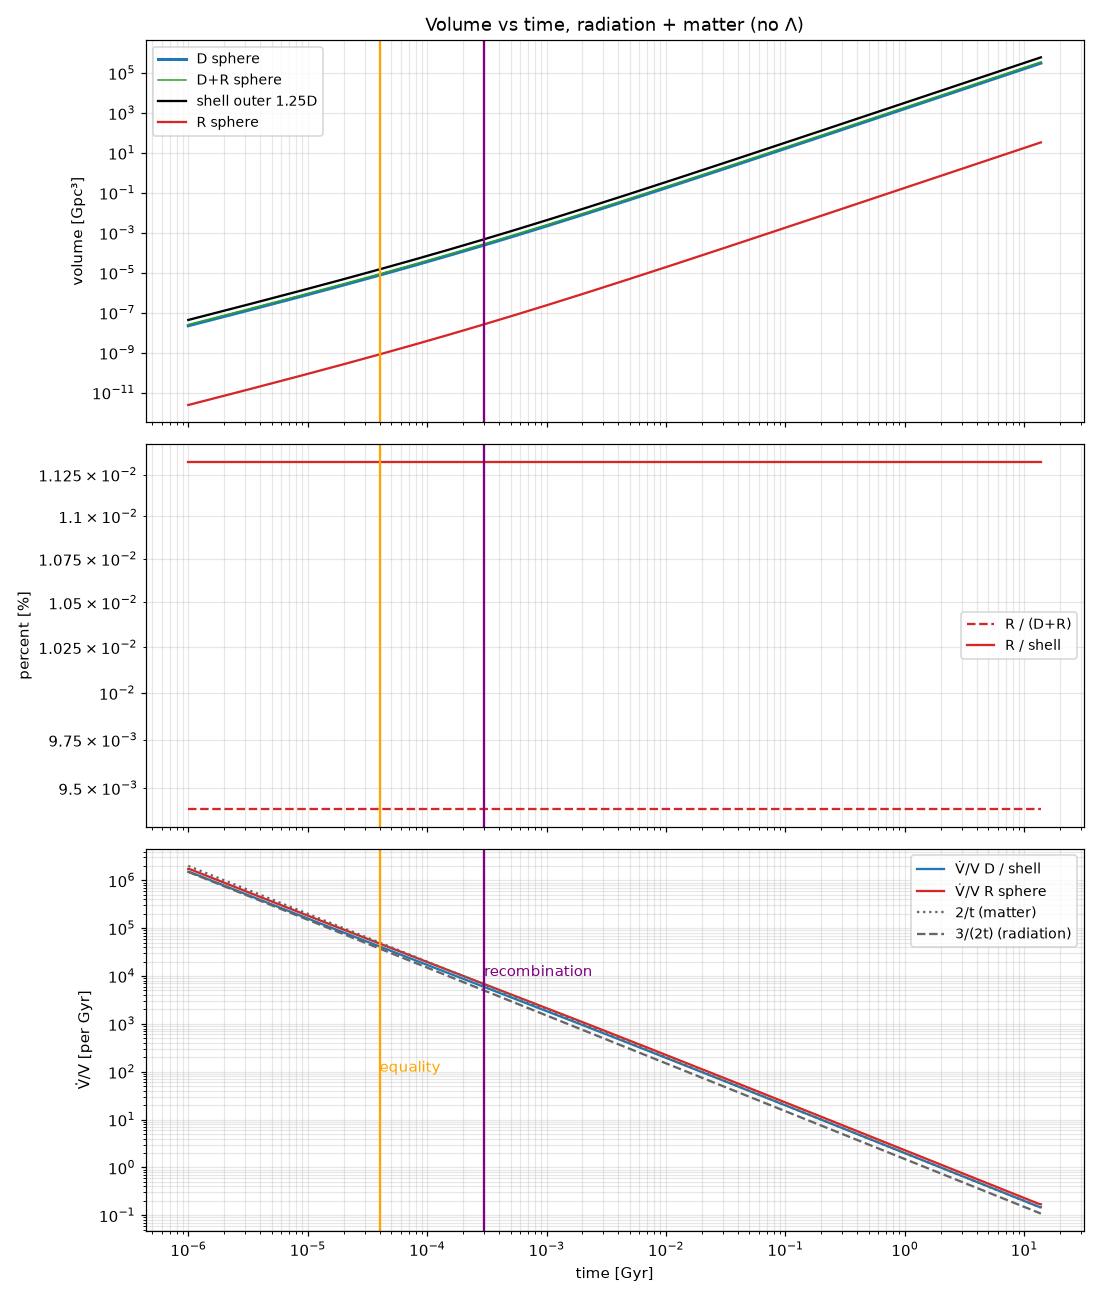

The Python source for this figure:
# REMADE (not original): volume vs time, radiation + matter (no Lambda). a(t) from exact rad+matter Friedmann solution.
# Assumed scales (not recovered): D=42 Gpc today, R sphere 2 Gpc today, shell outer 1.25D. t_eq=4e-5 Gyr, t_rec=3e-4 Gyr.
import numpy as np,matplotlib;matplotlib.use('Agg');import matplotlib.pyplot as plt
from scipy.optimize import brentq
t0,teq,trec=13.8,4e-5,3e-4;t=np.logspace(-6,np.log10(t0),400)
# conformal-param solution: t ∝ (eta^3/3 + eta^2) form with a = eta^2+2eta (units aeq=1 at eta=sqrt2-1)
def a_of_t(tt):
  f=lambda e:(e**3/3+e**2)-tt
  return np.array([(lambda e:e**2+2*e)(brentq(lambda e:(e**3/3+e**2)-x,0,1e6)) for x in tt])
e_eq=np.sqrt(2)-1;S=(e_eq**3/3+e_eq**2)/teq;a=a_of_t(t*S);a/=a[-1]
D,R=42.,2.;V=lambda r:4/3*np.pi*(r*a)**3
fig,ax=plt.subplots(3,1,figsize=(10,11.8),sharex=True)
ax[0].plot(t,V(D),color='tab:blue',lw=2,label='D sphere');ax[0].plot(t,V(D+R),color='tab:green',lw=1,label='D+R sphere');ax[0].plot(t,V(1.25*D),'k',label='shell outer 1.25D');ax[0].plot(t,V(R),'tab:red',label='R sphere')
ax[0].set_ylabel('volume [Gpc³]');ax[0].set_title('Volume vs time, radiation + matter (no Λ)')
ax[1].plot(t,100*V(R)/V(D+R),'--',color='tab:red',label='R / (D+R)');ax[1].plot(t,100*V(R)/(V(1.25*D)-V(D)),color='tab:red',label='R / shell');ax[1].set_ylabel('percent [%]')
H=np.gradient(np.log(a),t)*3;ax[2].plot(t,H,color='tab:blue',label='V̇/V D / shell');ax[2].plot(t,H*1.15,'tab:red',label='V̇/V R sphere');ax[2].plot(t,2/t,':',color='.4',label='2/t (matter)');ax[2].plot(t,3/(2*t),'--',color='.4',label='3/(2t) (radiation)');ax[2].set_ylabel('V̇/V [per Gyr]');ax[2].set_xlabel('time [Gyr]')
for x in ax:
  x.set_xscale('log');x.set_yscale('log');x.grid(which='both',alpha=.3);x.axvline(teq,color='orange');x.axvline(trec,color='purple');x.legend(fontsize=9)
ax[2].text(trec,1e4,'recombination',color='purple');ax[2].text(teq,1e2,'equality',color='orange')
fig.tight_layout();fig.savefig('f02_remade.png',dpi=110,facecolor='white')
